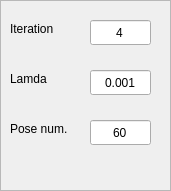
    <widget class="QFrame" name="frame_2">
     <property name="geometry">
      <rect>
       <x>210</x>
       <y>70</y>
       <width>171</width>
       <height>191</height>
      </rect>
     </property>
     <property name="frameShape">
      <enum>QFrame::StyledPanel</enum>
     </property>
     <property name="frameShadow">
      <enum>QFrame::Raised</enum>
     </property>
     <widget class="QLineEdit" name="lineEdit_iter">
      <property name="geometry">
       <rect>
        <x>90</x>
        <y>20</y>
        <width>61</width>
        <height>25</height>
       </rect>
      </property>
      <property name="text">
       <string>4</string>
      </property>
      <property name="alignment">
       <set>Qt::AlignCenter</set>
      </property>
     </widget>
     <widget class="QLineEdit" name="lineEdit_lamda">
      <property name="geometry">
       <rect>
        <x>90</x>
        <y>70</y>
        <width>61</width>
        <height>25</height>
       </rect>
      </property>
      <property name="text">
       <string>0.001</string>
      </property>
      <property name="alignment">
       <set>Qt::AlignCenter</set>
      </property>
     </widget>
     <widget class="QLineEdit" name="lineEdit_pose_num">
      <property name="geometry">
       <rect>
        <x>90</x>
        <y>120</y>
        <width>61</width>
        <height>25</height>
       </rect>
      </property>
      <property name="text">
       <string>60</string>
      </property>
      <property name="alignment">
       <set>Qt::AlignCenter</set>
      </property>
     </widget>
     <widget class="QLabel" name="label_82">
      <property name="geometry">
       <rect>
        <x>10</x>
        <y>20</y>
        <width>67</width>
        <height>17</height>
       </rect>
      </property>
      <property name="text">
       <string>Iteration</string>
      </property>
     </widget>
     <widget class="QLabel" name="label_123">
      <property name="geometry">
       <rect>
        <x>10</x>
        <y>70</y>
        <width>67</width>
        <height>17</height>
       </rect>
      </property>
      <property name="text">
       <string>Lamda</string>
      </property>
     </widget>
     <widget class="QLabel" name="label_124">
      <property name="geometry">
       <rect>
        <x>10</x>
        <y>120</y>
        <width>81</width>
        <height>17</height>
       </rect>
      </property>
      <property name="text">
       <string>Pose num.</string>
      </property>
     </widget>
    </widget>
